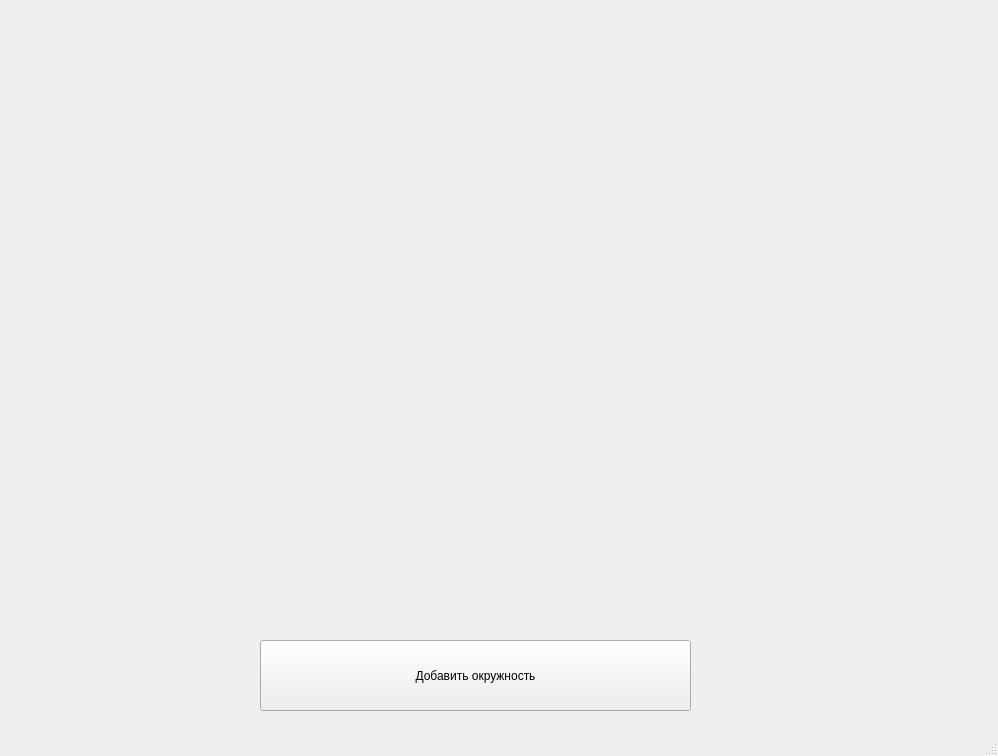
<?xml version="1.0" encoding="UTF-8"?>
<ui version="4.0">
 <class>MainWindow</class>
 <widget class="QMainWindow" name="MainWindow">
  <property name="geometry">
   <rect>
    <x>0</x>
    <y>0</y>
    <width>998</width>
    <height>756</height>
   </rect>
  </property>
  <property name="windowTitle">
   <string>Круги</string>
  </property>
  <widget class="QWidget" name="centralwidget">
   <widget class="QPushButton" name="pushButton">
    <property name="geometry">
     <rect>
      <x>260</x>
      <y>640</y>
      <width>431</width>
      <height>71</height>
     </rect>
    </property>
    <property name="text">
     <string>Добавить окружность</string>
    </property>
   </widget>
   <widget class="QLabel" name="label">
    <property name="geometry">
     <rect>
      <x>20</x>
      <y>20</y>
      <width>921</width>
      <height>601</height>
     </rect>
    </property>
    <property name="text">
     <string/>
    </property>
   </widget>
  </widget>
  <widget class="QMenuBar" name="menubar">
   <property name="geometry">
    <rect>
     <x>0</x>
     <y>0</y>
     <width>998</width>
     <height>26</height>
    </rect>
   </property>
  </widget>
  <widget class="QStatusBar" name="statusbar"/>
 </widget>
 <resources/>
 <connections/>
</ui>
